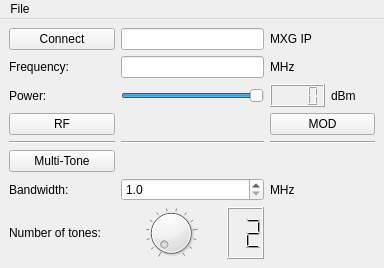
<?xml version="1.0" encoding="UTF-8"?>
<ui version="4.0">
 <class>MainWindow</class>
 <widget class="QMainWindow" name="MainWindow">
  <property name="geometry">
   <rect>
    <x>0</x>
    <y>0</y>
    <width>384</width>
    <height>268</height>
   </rect>
  </property>
  <property name="minimumSize">
   <size>
    <width>350</width>
    <height>200</height>
   </size>
  </property>
  <property name="windowTitle">
   <string>MainWindow</string>
  </property>
  <widget class="QWidget" name="centralwidget">
   <property name="sizePolicy">
    <sizepolicy hsizetype="Preferred" vsizetype="Preferred">
     <horstretch>0</horstretch>
     <verstretch>0</verstretch>
    </sizepolicy>
   </property>
   <property name="minimumSize">
    <size>
     <width>60</width>
     <height>10</height>
    </size>
   </property>
   <layout class="QGridLayout" name="gridLayout_2">
    <item row="1" column="0">
     <layout class="QGridLayout" name="gridLayout">
      <item row="7" column="1">
       <widget class="QLabel" name="label_6">
        <property name="text">
         <string>Number of tones:</string>
        </property>
       </widget>
      </item>
      <item row="6" column="1">
       <widget class="QLabel" name="label_7">
        <property name="text">
         <string>Bandwidth:</string>
        </property>
       </widget>
      </item>
      <item row="6" column="2">
       <widget class="QDoubleSpinBox" name="doubleSpinBox">
        <property name="specialValueText">
         <string/>
        </property>
        <property name="accelerated">
         <bool>true</bool>
        </property>
        <property name="showGroupSeparator" stdset="0">
         <bool>false</bool>
        </property>
        <property name="decimals">
         <number>1</number>
        </property>
        <property name="minimum">
         <double>1.000000000000000</double>
        </property>
        <property name="maximum">
         <double>19.899999999999999</double>
        </property>
        <property name="singleStep">
         <double>0.100000000000000</double>
        </property>
       </widget>
      </item>
      <item row="6" column="3">
       <widget class="QLabel" name="label_8">
        <property name="text">
         <string>MHz</string>
        </property>
       </widget>
      </item>
      <item row="5" column="1">
       <widget class="QPushButton" name="pushButton_4">
        <property name="text">
         <string>Multi-Tone</string>
        </property>
        <property name="checkable">
         <bool>true</bool>
        </property>
       </widget>
      </item>
      <item row="4" column="1">
       <widget class="Line" name="line_3">
        <property name="orientation">
         <enum>Qt::Horizontal</enum>
        </property>
       </widget>
      </item>
      <item row="4" column="2">
       <widget class="Line" name="line_2">
        <property name="orientation">
         <enum>Qt::Horizontal</enum>
        </property>
       </widget>
      </item>
      <item row="0" column="3">
       <widget class="QLabel" name="label">
        <property name="sizePolicy">
         <sizepolicy hsizetype="MinimumExpanding" vsizetype="MinimumExpanding">
          <horstretch>0</horstretch>
          <verstretch>0</verstretch>
         </sizepolicy>
        </property>
        <property name="text">
         <string>MXG IP</string>
        </property>
       </widget>
      </item>
      <item row="1" column="2">
       <widget class="QLineEdit" name="lineEdit_2">
        <property name="sizePolicy">
         <sizepolicy hsizetype="MinimumExpanding" vsizetype="MinimumExpanding">
          <horstretch>0</horstretch>
          <verstretch>0</verstretch>
         </sizepolicy>
        </property>
       </widget>
      </item>
      <item row="1" column="3">
       <widget class="QLabel" name="label_5">
        <property name="text">
         <string>MHz</string>
        </property>
       </widget>
      </item>
      <item row="1" column="1">
       <widget class="QLabel" name="label_4">
        <property name="text">
         <string>Frequency:</string>
        </property>
       </widget>
      </item>
      <item row="0" column="2">
       <widget class="QLineEdit" name="lineEdit">
        <property name="sizePolicy">
         <sizepolicy hsizetype="MinimumExpanding" vsizetype="MinimumExpanding">
          <horstretch>0</horstretch>
          <verstretch>0</verstretch>
         </sizepolicy>
        </property>
       </widget>
      </item>
      <item row="2" column="1">
       <widget class="QLabel" name="label_2">
        <property name="text">
         <string>Power:</string>
        </property>
       </widget>
      </item>
      <item row="2" column="2">
       <widget class="QSlider" name="horizontalSlider">
        <property name="sizePolicy">
         <sizepolicy hsizetype="MinimumExpanding" vsizetype="MinimumExpanding">
          <horstretch>0</horstretch>
          <verstretch>0</verstretch>
         </sizepolicy>
        </property>
        <property name="minimum">
         <number>-100</number>
        </property>
        <property name="maximum">
         <number>0</number>
        </property>
        <property name="orientation">
         <enum>Qt::Horizontal</enum>
        </property>
       </widget>
      </item>
      <item row="0" column="1">
       <widget class="QPushButton" name="pushButton">
        <property name="sizePolicy">
         <sizepolicy hsizetype="MinimumExpanding" vsizetype="MinimumExpanding">
          <horstretch>0</horstretch>
          <verstretch>0</verstretch>
         </sizepolicy>
        </property>
        <property name="text">
         <string>Connect</string>
        </property>
        <property name="shortcut">
         <string>Ctrl+R</string>
        </property>
        <property name="checkable">
         <bool>true</bool>
        </property>
       </widget>
      </item>
      <item row="3" column="1">
       <widget class="QPushButton" name="pushButton_2">
        <property name="sizePolicy">
         <sizepolicy hsizetype="MinimumExpanding" vsizetype="MinimumExpanding">
          <horstretch>0</horstretch>
          <verstretch>0</verstretch>
         </sizepolicy>
        </property>
        <property name="text">
         <string>RF</string>
        </property>
        <property name="checkable">
         <bool>true</bool>
        </property>
       </widget>
      </item>
      <item row="3" column="3">
       <widget class="QPushButton" name="pushButton_3">
        <property name="sizePolicy">
         <sizepolicy hsizetype="MinimumExpanding" vsizetype="MinimumExpanding">
          <horstretch>0</horstretch>
          <verstretch>0</verstretch>
         </sizepolicy>
        </property>
        <property name="text">
         <string>MOD</string>
        </property>
        <property name="checkable">
         <bool>true</bool>
        </property>
       </widget>
      </item>
      <item row="4" column="3">
       <widget class="Line" name="line">
        <property name="orientation">
         <enum>Qt::Horizontal</enum>
        </property>
       </widget>
      </item>
      <item row="2" column="3">
       <layout class="QHBoxLayout" name="horizontalLayout">
        <item>
         <widget class="QLCDNumber" name="lcdNumber_2">
          <property name="digitCount">
           <number>4</number>
          </property>
         </widget>
        </item>
        <item>
         <widget class="QLabel" name="label_3">
          <property name="text">
           <string>dBm</string>
          </property>
         </widget>
        </item>
       </layout>
      </item>
      <item row="7" column="2">
       <layout class="QHBoxLayout" name="horizontalLayout_2">
        <item>
         <widget class="QDial" name="dial">
          <property name="minimum">
           <number>2</number>
          </property>
          <property name="maximum">
           <number>15</number>
          </property>
          <property name="notchTarget">
           <double>3.700000000000000</double>
          </property>
          <property name="notchesVisible">
           <bool>true</bool>
          </property>
         </widget>
        </item>
        <item>
         <widget class="QLCDNumber" name="lcdNumber">
          <property name="digitCount">
           <number>2</number>
          </property>
          <property name="intValue" stdset="0">
           <number>2</number>
          </property>
         </widget>
        </item>
       </layout>
      </item>
     </layout>
    </item>
   </layout>
  </widget>
  <widget class="QMenuBar" name="menubar">
   <property name="geometry">
    <rect>
     <x>0</x>
     <y>0</y>
     <width>384</width>
     <height>21</height>
    </rect>
   </property>
   <widget class="QMenu" name="menuFile">
    <property name="title">
     <string>File</string>
    </property>
    <addaction name="actionSave"/>
    <addaction name="actionLoad"/>
   </widget>
   <addaction name="menuFile"/>
  </widget>
  <action name="actionSave">
   <property name="text">
    <string>Save</string>
   </property>
   <property name="shortcut">
    <string>Ctrl+S</string>
   </property>
  </action>
  <action name="actionLoad">
   <property name="text">
    <string>Load</string>
   </property>
   <property name="shortcut">
    <string>Ctrl+L</string>
   </property>
  </action>
 </widget>
 <tabstops>
  <tabstop>lineEdit</tabstop>
  <tabstop>lineEdit_2</tabstop>
  <tabstop>horizontalSlider</tabstop>
  <tabstop>pushButton</tabstop>
  <tabstop>pushButton_2</tabstop>
  <tabstop>pushButton_3</tabstop>
 </tabstops>
 <resources/>
 <connections>
  <connection>
   <sender>dial</sender>
   <signal>valueChanged(int)</signal>
   <receiver>lcdNumber</receiver>
   <slot>display(int)</slot>
   <hints>
    <hint type="sourcelabel">
     <x>144</x>
     <y>62</y>
    </hint>
    <hint type="destinationlabel">
     <x>193</x>
     <y>163</y>
    </hint>
   </hints>
  </connection>
  <connection>
   <sender>horizontalSlider</sender>
   <signal>valueChanged(int)</signal>
   <receiver>lcdNumber_2</receiver>
   <slot>display(int)</slot>
   <hints>
    <hint type="sourcelabel">
     <x>192</x>
     <y>96</y>
    </hint>
    <hint type="destinationlabel">
     <x>297</x>
     <y>98</y>
    </hint>
   </hints>
  </connection>
 </connections>
</ui>
